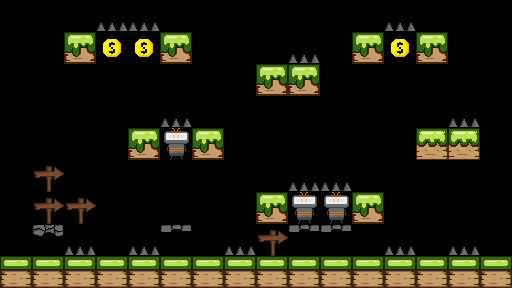

This game map was drawn from its Tiled (.tmx) file and the tilesets committed beside it. A one-line description and the full map source follow:
An orthogonal 16x9 tile map with 32x32 px tiles, 1 tile layer (Tile Layer 1).

<map version="1.2" tiledversion="1.2.3" orientation="orthogonal" renderorder="right-down" width="16" height="9" tilewidth="32" tileheight="32" infinite="0" nextlayerid="2" nextobjectid="1">
 <tileset firstgid="1" source="tileset2.tsx" />
 <layer id="1" name="Tile Layer 1" width="16" height="9">
  <data encoding="csv">
0,0,0,6,6,0,0,0,0,0,0,0,6,0,0,0,
0,0,2,5,5,2,0,0,0,6,0,2,5,2,0,0,
0,0,0,0,0,0,0,0,2,2,0,0,0,0,0,0,
0,0,0,0,0,6,0,0,0,0,0,0,0,0,6,0,
0,0,0,0,2,4,2,0,0,0,0,0,0,3,3,0,
0,9,0,0,0,0,0,0,0,6,6,0,0,0,0,0,
0,9,9,0,0,0,0,0,2,4,4,2,0,0,0,0,
10,8,6,0,6,7,0,6,9,7,7,0,6,0,6,0,
1,1,1,1,1,1,1,1,1,1,1,1,1,1,1,1
</data>
 </layer>
</map>